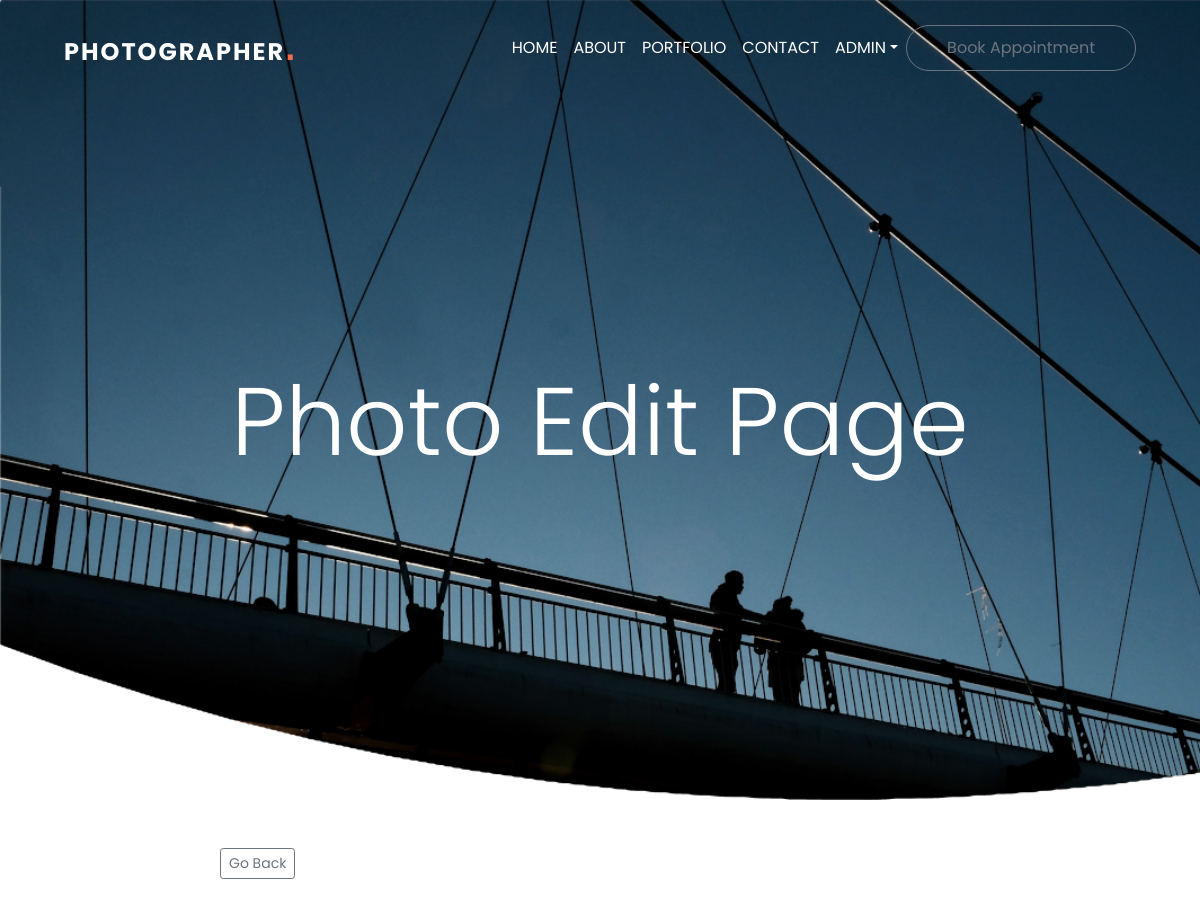
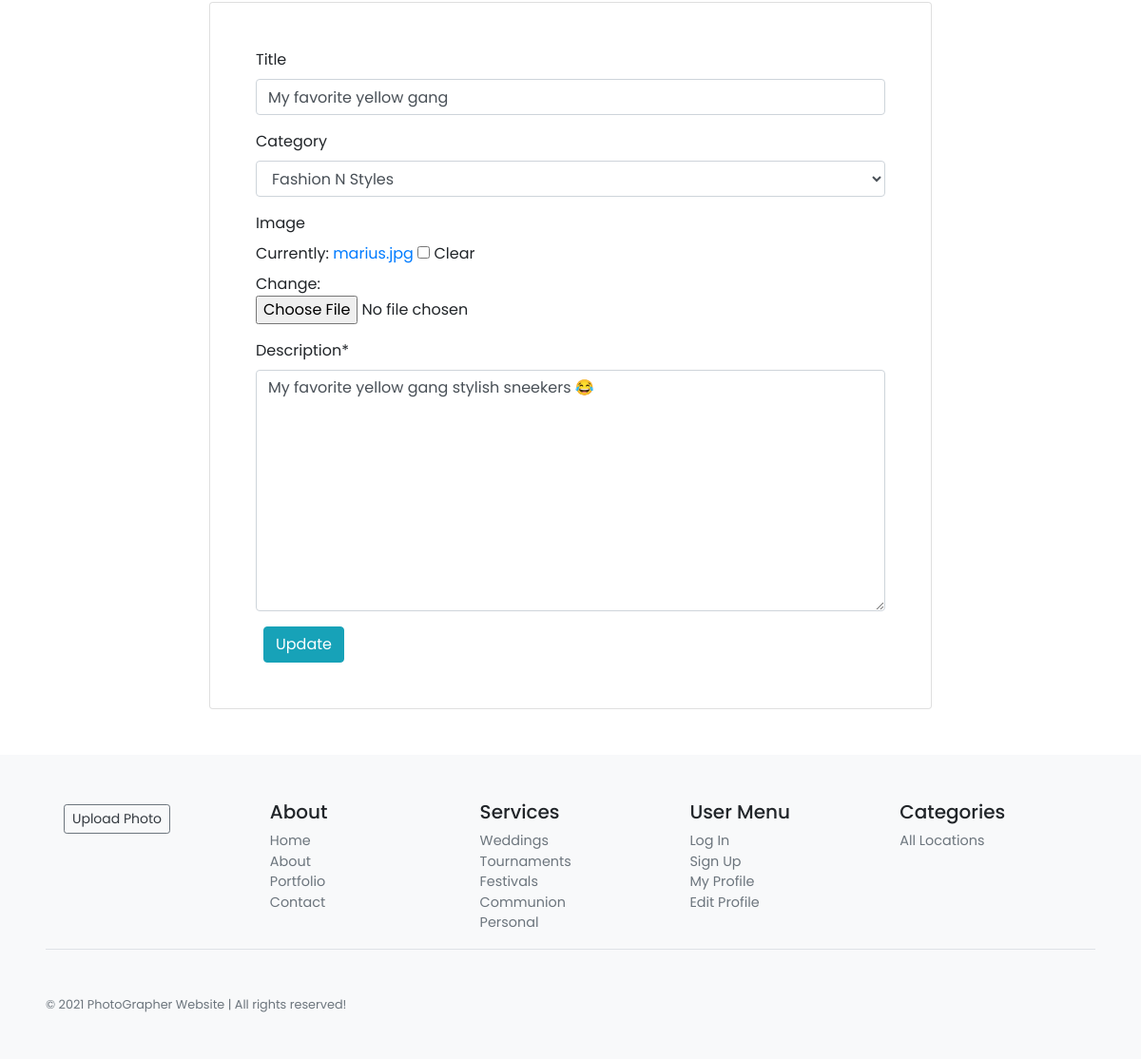
/3/edit/ (signed in), run on the app's committed database (2 pictures, top to bottom).
### accounts/models.py (models this page shows)
class CustomUser(AbstractUser):
    age = models.PositiveBigIntegerField(null=True, blank = True)

### photos/models.py (models this page shows, shortened)
class Photo(models.Model):
    id = models.AutoField(primary_key=True)
    title = models.CharField(max_length=30,  null=True, blank=True, default='')
    category = models.ForeignKey(Category, on_delete=models.SET_NULL, null=True, blank=True)
    image = models.ImageField(null=True, blank=True, default='')
    description = models.TextField()
    date = models.DateTimeField(auto_now_add=True)
    author = models.ForeignKey(
        get_user_model(),
        default = None,
        on_delete=models.CASCADE,
    )

### photos/views.py (the view)
# urls.py: path('<int:pk>/edit/', editPhoto.as_view(), name='photo_edit'),
class editPhoto(LoginRequiredMixin, UserPassesTestMixin, UpdateView):
    model = Photo
    fields = ('title', 'category', 'image', 'description' )
    template_name = 'photo_edit.html'
    def test_func(self):
        obj = self.get_object()
        return obj.author == self.request.user

### photos/models.py (called while the page is built)
    def __str__(self):
        return self.name

### photos/templates/photo_edit.html (shortened to what this page needs)
{% extends 'base.html' %}
{% block content %}
<section class="banner2 mtop pb-5" id="banner">
    <div class="col-md-12 col-sm-12 col-xs-12 mx-auto" >
        <h1 class="display-1 text-center text-white fw-bold">Photo Edit Page</h1>
    </div>
</section>
    <div class="container my-5">
        {% load crispy_forms_tags %}
        <div class="row justify-content-center">
            <div class="col-md-8">
                <a class="btn btn-sm btn-outline-secondary" href="{% url 'gallery' %}">Go Back</a>
                <div class="card p-5 mt-4 p-edit">
                    <form action="" method="post">
                        {{ form|crispy }}
                        <button class="btn btn-info ml-2" type="submit">Update</button>
                    </form>
                </div>
            </div>
        </div>
    </div>
{% endblock content %}

### photos/templates/base.html (shortened to what this page needs)
{% load static %}
<!doctype html>
<html lang="en">
<head>
    <link rel="stylesheet" href="https://cdnjs.cloudflare.com/ajax/libs/font-awesome/6.0.0-beta2/css/all.min.css">
    <link rel="stylesheet" href="https://unpkg.com/boxicons@latest/css/boxicons.min.css">
    <link rel="stylesheet" href="https://cdn.jsdelivr.net/npm/bootstrap@4.6.0/dist/css/bootstrap.min.css">
    <link rel="stylesheet" href="https://cdnjs.cloudflare.com/ajax/libs/font-awesome/6.0.0-beta2/css/all.min.css">
    <link href="https://cdnjs.cloudflare.com/ajax/libs/font-awesome/5.13.0/css/all.min.css" rel="stylesheet">
    <link rel="stylesheet" type="text/css" href="{% static 'css/custom.css' %}">
    <link rel="stylesheet" type="text/css" href="{% static 'css/home.css' %}">
</head>
<body>
    <header class="header">
        <nav class="navbar navbar-expand-lg fixed-top py-3">
            <div class="container-fluid mx-5">
                <a href="{% url 'home' %}" class="navbar-brand font-weight-bold" id="logo">PhotoGrapher<span>.</span> </a>
                <div id="navbarSupportedContent" class="collapse navbar-collapse">
                    <ul class="navbar-nav ml-auto">
                        <li class="nav-item active"><a href="{% url 'home' %}" class="nav-link text-uppercase">Home<span class="sr-only">(current)</span></a></li>
                        <li class="nav-item"><a href="{% url 'about' %}" class="nav-link text-uppercase">About</a></li>
                        <li class="nav-item"><a href="{% url 'gallery' %}" class="nav-link text-uppercase">Portfolio</a></li>
                        <li class="nav-item"><a href="{% url 'contact' %}" class="nav-link text-uppercase">Contact</a></li>
                    </ul>
                    {% if user.is_authenticated %}
                        <ul class="nav navbar-nav ms-auto">
                            <li class="nav-item dropdown">
                                <a href="#" class="nav-link dropdown-toggle text-uppercase" data-bs-toggle="dropdown">{{user.username}}</a>
                            </li>
                        </ul>
                        {% else %}
                        <div class="navbtn">
                        <a href="{% url 'login' %}" class="btn btn-st btn-outline-secondary">
                            LOGIN</a>
                        <a class="btn btn-primary" href="{% url 'signup' %}" role="button">SIGN UP FOR FREE</a>
                        </div>
                        {% endif %}
                        <a href="{% url 'booking' %}" class="btn btn-outline-secondary btn-rounded bk_ap">Book Appointment</a>
                </div>
            </div>
        </nav>
    </header>
    <div class="container-fluid">
        <div class="row">
            {% block content %}
            {% endblock content %}
        </div>
    </div>
    <footer class="container-fluid p-5  bg-light mt-auto">
        <div class="row">
          <div class="col-12 col-md">
            <a href="{% url 'add' %}" class="btn btn-sm btn-outline-secondary btn-small m-1 text-dark">Upload Photo</a>
          </div>
          <div class="col-6 col-md">
            <h5>About</h5>
            <ul class="list-unstyled text-small">
                    <li class="text-muted"><a href="{% url 'home' %}">Home</a></li>
                    <li class="text-muted"><a href="{% url 'about' %}">About</a></li>
                    <li cla ss="text-muted"><a href="{% url 'gallery' %}">Portfolio</a></li>
                    <li class="text-muted"><a href="{% url 'contact' %}">Contact</a></li>
            </ul>
          </div>
          <div class="col-6 col-md">
            <h5>Services</h5>
            <ul class="list-unstyled text-small">
              <li><a class="text-muted" href="#">Weddings</a></li>
              <li><a class="text-muted" href="#">Tournaments</a></li>
              <li><a class="text-muted" href="#">Festivals</a></li>
              <li><a class="text-muted" href="#">Communion</a></li>
              <li><a class="text-muted" href="#">Personal</a></li>
            </ul>
          </div>
          <div class="col-6 col-md">
            <h5>User Menu</h5>
            <ul class="list-unstyled text-small">
              <li><a class="text-muted" href="{% url 'login' %}">Log In</a></li>
              <li><a class="text-muted" href="{% url 'signup' %}">Sign Up</a></li>
              <li><a class="text-muted" href="{% url 'show_profile' user.profile.pk %}">My Profile</a></li>
              <li><a class="text-muted" href="{% url 'edit_profile' user.profile.pk %}">Edit Profile</a></li>
            </ul>
          </div>
          <div class="col-6 col-md">
            <h5>Categories</h5>
            <ul class="list-unstyled text-small">
                <li >
                  <a class="text-muted" href="{% url 'gallery' %}">All Locations</a>
                </li>
              </ul>
          </div>
        </div>
        <div class="container-fluid border-top">
            <small class="d-block mt-5 text-muted">&copy; 2021 PhotoGrapher Website | All rights reserved!</small>
          </div>
    </footer>
</body>
</html>

### static/css/custom.css (style rules this page uses)
* { font-family: 'Poppins', sans-serif; padding: 0; margin: 0; list-style: none; text-decoration: none; box-sizing: border-box; scroll-behavior: smooth; }
body, html { width: 100%; height: 100%; margin: 0; padding: 0;; }
:root { --primary-color: #0062a8; --secondary-color: #F26C4F; --dark-color: #22303e; --light-color: #ffffff; --gray-color: #f5f5f5; }
#logo { color: var(--light-color); text-transform: uppercase; font-size: 24px; font-weight: 500; letter-spacing: 2px; }
#logo span { color: var(--secondary-color); font-size: 36px; font-weight: 900; font-family: 'Agency FB', sans-serif; }
.navbar { background-color: #fff0; color: var(--light-color); }
.row { display: flex; flex-direction: row; flex-wrap: wrap; }
.container-fluid { margin-left: 0; }
.container-fluid section { margin: 0; }
.row { margin: 0; }
.col-md-8 { padding: 0; }
.mtop { margin-top: -100px; }
.row { position: relative; width: 100%; display: flex; justify-content: space-between; }
.container, .container-fluid, .container-lg, .container-md, .container-sm, .container-xl { width: 100%; padding-right: 0; padding-left: 0; margin-right: auto; margin-left: auto; }
.card { background-color: #fff; }
.navbar { transition: all 0.4s; z-index: 1000; }
.navbar .nav-link { color: #fff; }
.text-small { font-size: 0.9rem !important; }
body { min-height: 100vh; }
.p-edit form textarea { position: relative; column-span: 10; }
footer ul li, footer ul li a { text-decoration: none; list-style: none; color: #6c757d !important; }

### static/css/home.css (style rules this page uses)
* { font-family: 'Poppins', sans-serif; padding: 0; margin: 0; list-style: none; text-decoration: none; box-sizing: border-box; scroll-behavior: smooth; }
:root { --primary-color: #0062a8; --secondary-color: #F26C4F; --dark-color: #22303e; --light-color: #ffffff; --gray-color: #f5f5f5; }
section { padding: 100px; }
.banner2 { position: relative; width: 100%; height: 100vh; display: flex; justify-items: center; align-items: center; background-image: url("../images/banner.png"); background-size: cover; top: 100; transition: 0.2s; }
.bk_ap { border-radius: 30px; padding: 10px 40px; }
.row { position: relative; width: 100%; display: flex; justify-content: space-between; }

### data on the page
CustomUser: username "ADMIN"
Photo: title "My favorite yellow gang", category "Fashion N Styles", description "My favorite yellow gang stylish sneekers 😂"
